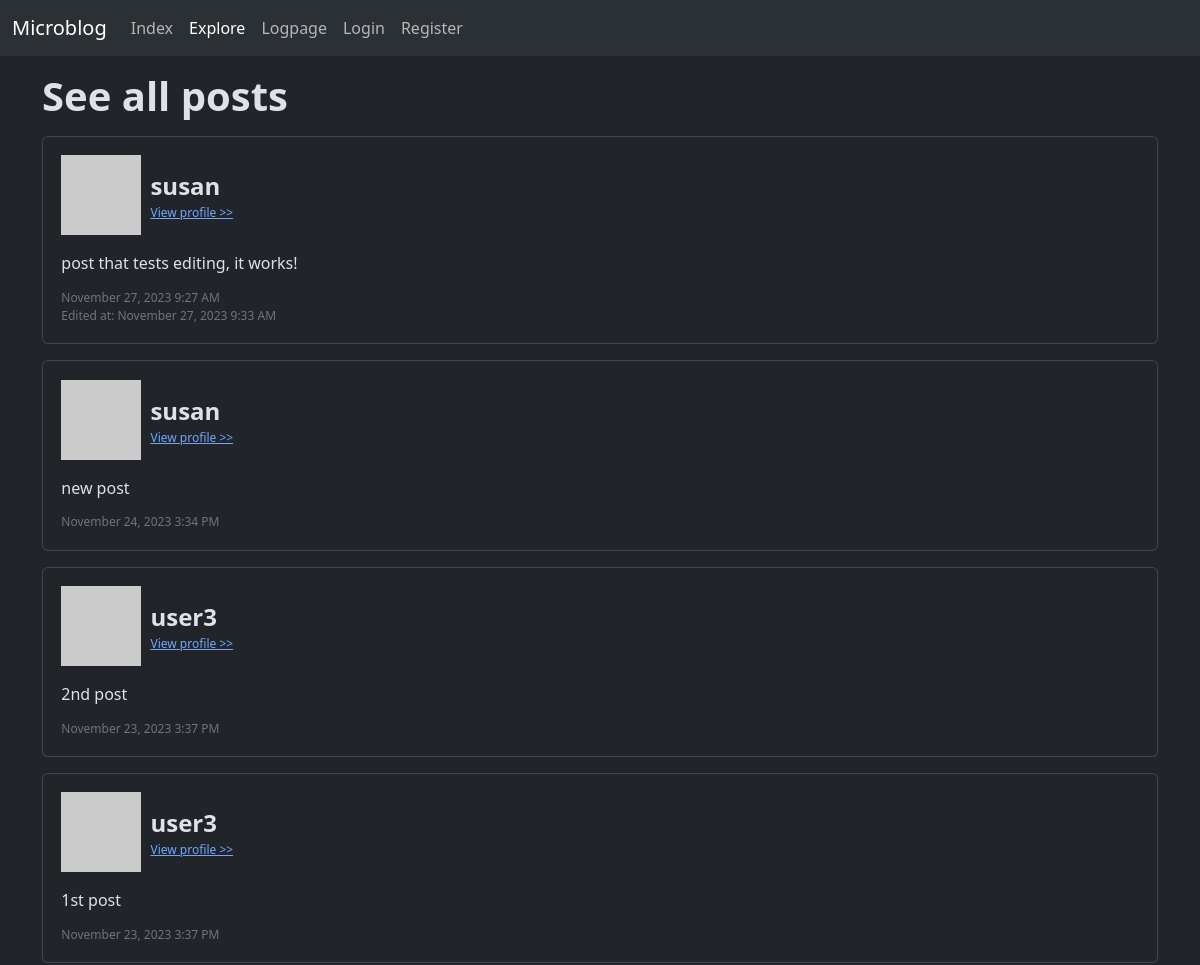
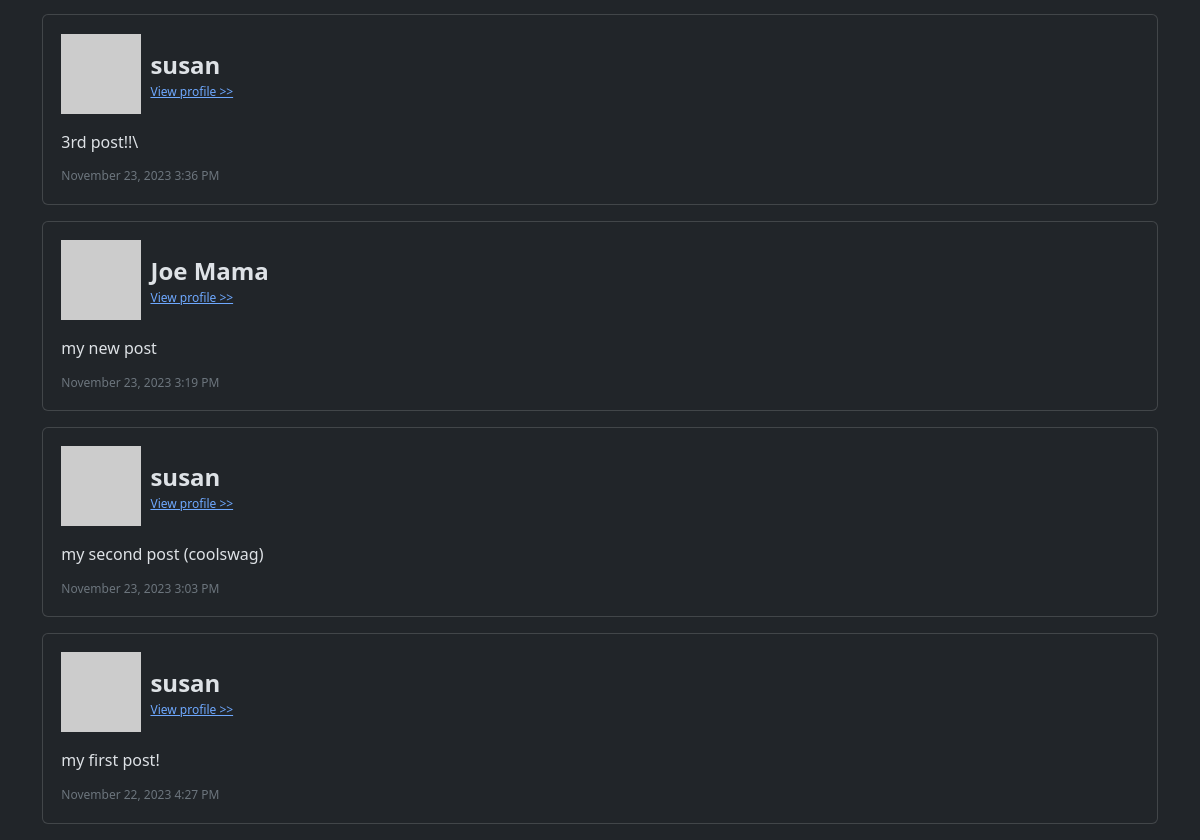
/explore, run on the app's committed database (2 pictures, top to bottom).
### app/models.py (models this page shows, shortened)
class Post(db.Model):
    id = db.Column(db.Integer, primary_key=True)
    body = db.Column(db.String(140))
    timestamp = db.Column(db.DateTime, index=True, default=datetime.utcnow)
    user_id = db.Column(db.Integer, db.ForeignKey('user.id'))
    edit_timestamp = db.Column(db.DateTime, index=True)

class User(UserMixin, db.Model):
    id = db.Column(db.Integer, primary_key=True)
    username = db.Column(db.String(64), index=True, unique=True)
    email = db.Column(db.String(120), index=True, unique=True)
    password_hash = db.Column(db.String(128))
    posts = db.relationship('Post', backref='author', lazy='dynamic')
    about_me = db.Column(db.String(140))
    last_seen = db.Column(db.DateTime, default=datetime.utcnow)
    followed = db.relationship(
        'User', secondary=followers,
        primaryjoin=(followers.c.follower_id == id),
        secondaryjoin=(followers.c.followed_id == id),
        backref=db.backref('followers', lazy='dynamic'), lazy='dynamic')
    def avatar(self, size):
        digest = md5(self.email.lower().encode('utf-8')).hexdigest()
        return 'https://www.gravatar.com/avatar/{}?d=identicon&s={}'.format(
            digest, size)

### app/routes.py (the view)
@app.route('/explore')
def explore():
    page = request.args.get('page', 1, type=int)
    posts = Post.query.order_by(Post.timestamp.desc()).paginate(page=page, per_page=app.config['POSTS_PER_PAGE'], error_out=False)
    next_url = url_for('explore', page=posts.next_num) \
        if posts.has_next else None
    prev_url = url_for('explore', page=posts.prev_num) \
        if posts.has_prev else None
    return render_template('explore.html', page="explore", posts=posts, loggedIn=current_user.is_authenticated, next_url=next_url, prev_url=prev_url)

### app/routes.py (called while the page is built)
@app.before_request
def before_request():
    if current_user.is_authenticated:
        current_user.last_seen = datetime.utcnow()
        db.session.commit()

### app/templates/explore.html (shortened to what this page needs)
{% extends "base.html" %}
{% block body %}
    <h1 class="fw-bold mb-3">See all posts</h1>
    {% for post in posts %}
        {% include 'subtemplates/post.html' %}
    {% endfor %}
{% endblock %}

### app/templates/subtemplates/post.html (shortened to what this page needs)
<div class="mb-3 card post-card">
    <div class="card-title mb-3">
        <span><img src="{{ post.author.avatar(48) }}"></span>
        <span class="card-named-title">
            <span class="fw-bold card-author">{{ post.author.username }}</span>
            {% if current_user.id != post.author.id %}
                <span class="card-tiny-text">
                    <a href="{{ url_for('user', id=post.author.id) }}">View profile &gt;&gt;</a>
                </span>
            {% endif %}
        </span>
    </div>
    <div class="card-description">
        {{ post.body }}
    </div>
    <div class="card-post-details">
        <span class="text-secondary">
            <span>{{ moment(post.timestamp).format('LLL') }}</span>
            {% if post.edit_timestamp %}
                <div>Edited at: {{ moment(post.edit_timestamp).format('LLL') }}</div>
            {% endif %}
        </span>
    </div>
</div>

### app/static/styles/global.css (style rules this page uses)
.post-card { padding: 2ch; }
.post-card .card-named-title { margin-left: 1ch; display: flex; flex-direction: column; align-items: flex-start; justify-content: flex-start; }
.post-card .card-named-title .card-author { font-size: 150%; }
.post-card .card-named-title .card-tiny-text { font-size: 75%; }
.post-card .card-title { display: flex; align-items: center; }
.post-card .card-post-details { margin-top: 2ch; font-size: 75%; }

### data on the page
Post: author.username "susan", body "post that tests editing, it works!", timestamp "November 27, 2023 9:27 AM", edit_timestamp "November 27, 2023 9:33 AM"
Post: author.username "susan", body "new post", timestamp "November 24, 2023 3:34 PM"
Post: author.username "user3", body "2nd post", timestamp "November 23, 2023 3:37 PM"
Post: author.username "user3", body "1st post", timestamp "November 23, 2023 3:37 PM"
Post: author.username "susan", body "3rd post!!\\", timestamp "November 23, 2023 3:36 PM"
Post: author.username "Joe Mama", body "my new post", timestamp "November 23, 2023 3:19 PM"
Post: author.username "susan", body "my second post (coolswag)", timestamp "November 23, 2023 3:03 PM"
Post: author.username "susan", body "my first post!", timestamp "November 22, 2023 4:27 PM"
